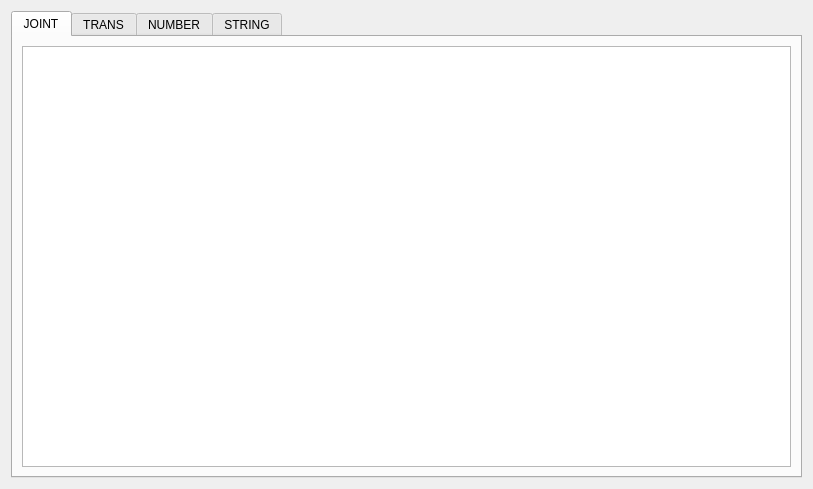
<?xml version="1.0" encoding="UTF-8"?>
<ui version="4.0">
 <class>FormData</class>
 <widget class="QWidget" name="FormData">
  <property name="geometry">
   <rect>
    <x>0</x>
    <y>0</y>
    <width>813</width>
    <height>489</height>
   </rect>
  </property>
  <property name="windowTitle">
   <string>Form</string>
  </property>
  <layout class="QGridLayout" name="gridLayout">
   <item row="0" column="0">
    <widget class="QTabWidget" name="tabWidget">
     <property name="currentIndex">
      <number>0</number>
     </property>
     <widget class="QWidget" name="tabJoint">
      <attribute name="title">
       <string>JOINT</string>
      </attribute>
      <layout class="QGridLayout" name="gridLayout_2">
       <item row="0" column="0">
        <widget class="QTableWidget" name="tblJoint"/>
       </item>
      </layout>
     </widget>
     <widget class="QWidget" name="tabTrans">
      <attribute name="title">
       <string>TRANS</string>
      </attribute>
      <layout class="QGridLayout" name="gridLayout_3">
       <item row="0" column="0">
        <widget class="QTableWidget" name="tblTrans"/>
       </item>
      </layout>
     </widget>
     <widget class="QWidget" name="tabNumber">
      <attribute name="title">
       <string>NUMBER</string>
      </attribute>
      <layout class="QGridLayout" name="gridLayout_4">
       <item row="0" column="0">
        <widget class="QTableWidget" name="tblNumber"/>
       </item>
       <item row="0" column="2">
        <widget class="QPushButton" name="btnEdit">
         <property name="text">
          <string>Edit</string>
         </property>
        </widget>
       </item>
      </layout>
     </widget>
     <widget class="QWidget" name="tabString">
      <attribute name="title">
       <string>STRING</string>
      </attribute>
      <layout class="QGridLayout" name="gridLayout_5">
       <item row="0" column="0">
        <widget class="QTableWidget" name="tblString"/>
       </item>
      </layout>
     </widget>
    </widget>
   </item>
  </layout>
 </widget>
 <resources/>
 <connections/>
</ui>
